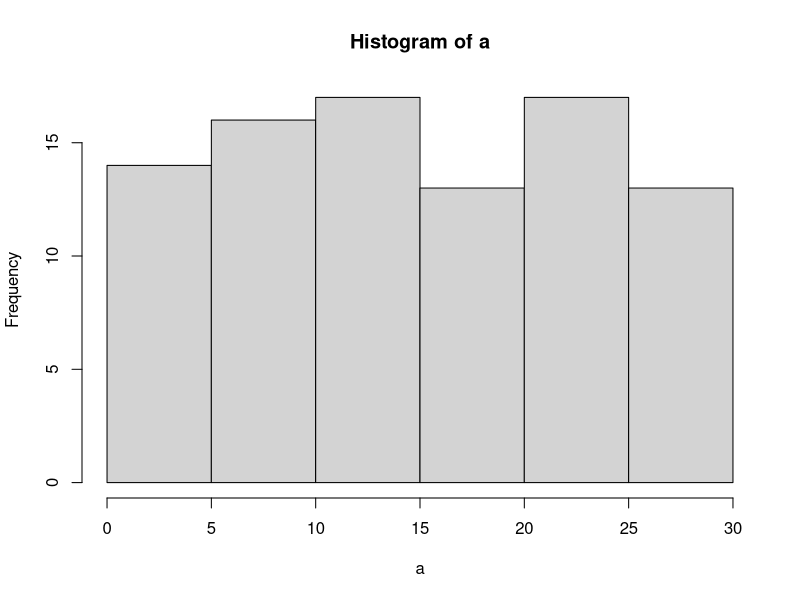

R code for this plot:
#a. 
population<-c(1:90)
#should be about 8 women in a random sample size of 24
#should be about 16 women
#b.
subjects<-sample(population,24)
sum(subjects<61)
#Number of women: 16, 16, 18, 17, 15, 15, 17, 12, 15, 17
#c.
women<-c(16, 16, 18, 17, 15, 15, 17, 12, 15, 17)
#mean: 15.8 std: 1.686548
#d. 
twelvewomen<-sample(population[1:60],12)
twelvemen<-sample(population[61:90],12)
#women: 25  7 31 53 47 32 26 51 38 20 60 21
#men: 67 81 70 73 65 90 78 82 85 87 88 62
#e. 
newpop<-c(1:30)
one<-c(sample(newpop,10))
two<-c(sample(newpop,10))
three<-c(sample(newpop,10))
four<-c(sample(newpop,10))
five<-c(sample(newpop,10))
six<-c(sample(newpop,10))
seven<-c(sample(newpop,10))
eight<-c(sample(newpop,10))
nine<-c(sample(newpop,10))
a<-c(one,two,three,four,five,six,seven,eight,nine)
#f.
mean(a)
sd(a)
#g.
hist(a)
